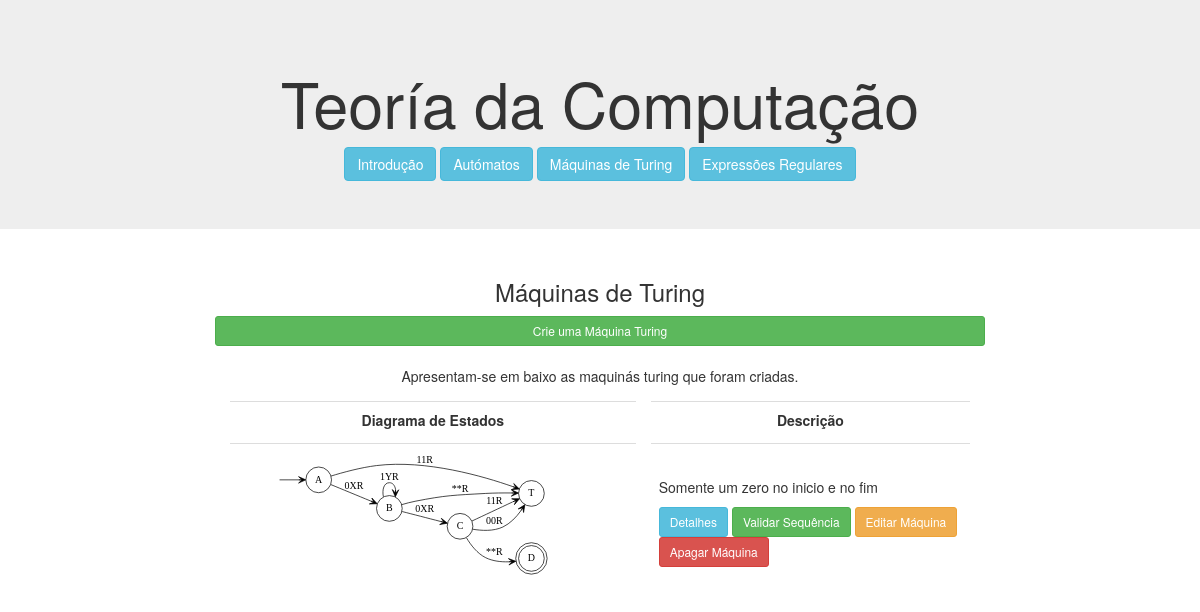
Page /maquinas/ on the committed database.
### computacao/models.py (models this page shows, shortened)
class Maquina(models.Model):
    nome = models.CharField(max_length=100)
    descricao = models.CharField(max_length=100)
    alfabeto = models.CharField(max_length=100)
    estados = models.CharField(max_length=100)
    estadoInicial = models.CharField(max_length=100)
    estadosDeAceitacao = models.CharField(max_length=100)
    dicionarioTransicao = models.CharField(max_length=1000)
    diagrama = models.CharField(max_length=100)

### computacao/views.py (the view)
# urls.py: path('maquinas/',views.maquinas,name='maquinas'),
def maquinas(request):
    context = {'maquinas': Maquina.objects.all()}
    return render(request, 'computacao/maquinas.html', context)

### computacao/templates/computacao/maquinas.html (shortened to what this page needs)
{% extends 'computacao/layout.html' %}
{% block main %}
    <main class="col-sm-12 text-center">
        <h3>Máquinas de Turing</h3>
        <a href="{% url 'computacao:novamaquina' %}" class="btn btn-success btn-sm btn-block">
        Crie uma Máquina Turing
        </a>
        <br>
        <p>Apresentam-se em baixo as maquinás turing que foram criadas.</p>
        <table align="center" class="table" style="max-width:900px">
            <tr>
                <th class="text-center">Diagrama de Estados</th>
                <th class="text-center">Descrição</th>
            </tr>
            {% load static %}
            {% for maquina in maquinas %}
                <tr class="text-left">
                    <td>
                        <a href="{% url 'computacao:maquina' maquina.id %}">
                            <img src="{% static maquina.diagrama %}" alt="" width="80%">
                        </a>
                    </td>
                    <td style="vertical-align:bottom">
                        <p>{{ maquina.descricao }}</p>
                        <p>
                            <a href="{% url 'computacao:maquina' maquina.id %}" class="btn btn-info  btn-sm">
                                Detalhes
                            </a>
                            <a href="{% url 'computacao:maquina' maquina.id %}" class="btn btn-success  btn-sm">
                                Validar Sequência
                            </a>
                            <a href="{% url 'computacao:editamaquina' maquina.id %}" class="btn btn-warning  btn-sm">
                                Editar Máquina
                            </a>
                            <a href="{% url 'computacao:apagamaquina' maquina.id %}" class="btn btn-danger  btn-sm">
                                Apagar Máquina
                            </a>
                        </p>
                    </td>
                </tr>
            {% endfor %}
        </table>
    </main>
{% endblock %}

### computacao/static/computacao/style.css (style rules this page uses)
table tr th { text-align: right; }
table { border-collapse: separate; border-spacing: 15px 5px; }

### rows in the picture
Maquina: diagrama (picture), descricao "Somente um zero no inicio e no fim"
